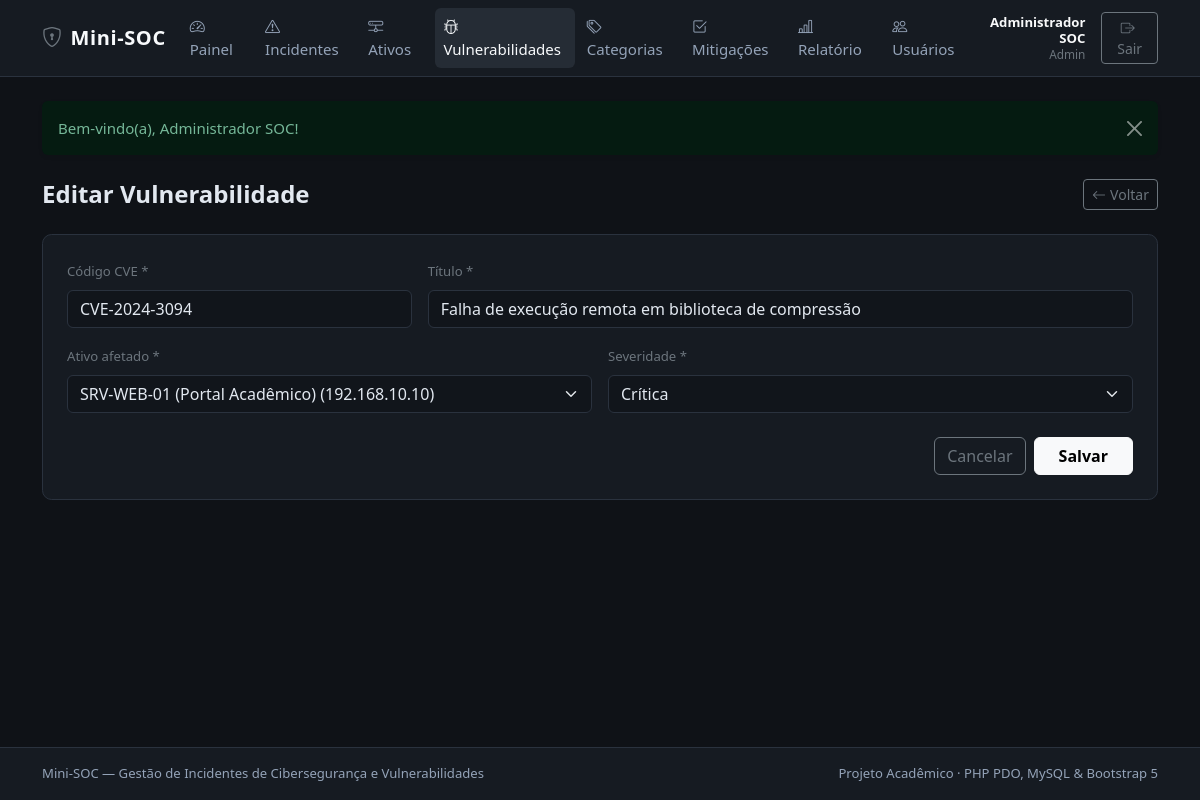
/modules/vulnerabilidades/form.php?id=1 (signed in), run on the app's committed database.
### tables this page shows
CREATE TABLE IF NOT EXISTS vulnerabilidades (
    id INT AUTO_INCREMENT PRIMARY KEY,
    codigo_cve VARCHAR(30) NOT NULL,
    titulo VARCHAR(150) NOT NULL,
    severidade ENUM('Baixa', 'Media', 'Alta', 'Critica') NOT NULL DEFAULT 'Media',
    ativo_id INT NOT NULL,
    CONSTRAINT fk_vulnerabilidades_ativo
        FOREIGN KEY (ativo_id) REFERENCES ativos(id)
        ON DELETE RESTRICT
        ON UPDATE CASCADE
);

CREATE TABLE IF NOT EXISTS ativos (
    id INT AUTO_INCREMENT PRIMARY KEY,
    nome VARCHAR(100) NOT NULL,
    tipo VARCHAR(60) NOT NULL,
    endereco_ip VARCHAR(45) NOT NULL,
    criticidade ENUM('Baixa', 'Media', 'Alta', 'Critica') NOT NULL DEFAULT 'Media'
);

### modules/vulnerabilidades/form.php (the view, shortened to what this page needs)
<?php
require_once __DIR__ . '/../../config/auth.php';
$pdo = conectar_banco();
$id = isset($_GET['id']) ? (int) $_GET['id'] : 0;
$editando = ($id > 0);
$severidades = ['Baixa', 'Media', 'Alta', 'Critica'];
$ativos = $pdo->query('SELECT id, nome, endereco_ip FROM ativos ORDER BY nome ASC')->fetchAll();
$dados = [
    'codigo_cve' => '',
    'titulo'     => '',
    'severidade' => 'Media',
    'ativo_id'   => '',
];
if ($editando) {
    $stmt = $pdo->prepare('SELECT * FROM vulnerabilidades WHERE id = :id');
    $stmt->execute([':id' => $id]);
    $registro = $stmt->fetch();
    $dados = [
        'codigo_cve' => $registro['codigo_cve'],
        'titulo'     => $registro['titulo'],
        'severidade' => $registro['severidade'],
        'ativo_id'   => (string) $registro['ativo_id'],
    ];
}
$tituloPagina = $editando ? 'Editar Vulnerabilidade' : 'Nova Vulnerabilidade';
require_once __DIR__ . '/../../includes/header.php';
?>
<div class="d-flex justify-content-between align-items-center mb-4">
    <h1 class="h4 fw-semibold mb-0"><?= e($tituloPagina) ?></h1>
    <a href="<?= e(base_url('modules/vulnerabilidades/index.php')) ?>" class="btn btn-outline-secondary btn-sm">
        <i class="bi bi-arrow-left me-1"></i>Voltar
    </a>
</div>
<div class="card soc-card">
    <div class="card-body p-4">
        <form method="post" action="" class="row g-3">
            <div class="col-md-4">
                <label for="codigo_cve" class="form-label small text-secondary">Código CVE *</label>
                <input type="text" class="form-control" id="codigo_cve" name="codigo_cve" value="<?= e($dados['codigo_cve']) ?>" placeholder="Ex.: CVE-2024-3094" required>
            </div>
            <div class="col-md-8">
                <label for="titulo" class="form-label small text-secondary">Título *</label>
                <input type="text" class="form-control" id="titulo" name="titulo" value="<?= e($dados['titulo']) ?>" required>
            </div>
            <div class="col-md-6">
                <label for="ativo_id" class="form-label small text-secondary">Ativo afetado *</label>
                <select class="form-select" id="ativo_id" name="ativo_id" required>
                    <?php foreach ($ativos as $ativo): ?>
                        <option value="<?= (int) $ativo['id'] ?>" <?= $dados['ativo_id'] === (string) $ativo['id'] ? 'selected' : '' ?>>
                            <?= e($ativo['nome']) ?> (<?= e($ativo['endereco_ip']) ?>)
                        </option>
                    <?php endforeach; ?>
                </select>
            </div>
            <div class="col-md-6">
                <label for="severidade" class="form-label small text-secondary">Severidade *</label>
                <select class="form-select" id="severidade" name="severidade" required>
                    <?php foreach ($severidades as $sev): ?>
                        <option value="<?= e($sev) ?>" <?= $dados['severidade'] === $sev ? 'selected' : '' ?>>
                            <?= e(rotulo_severidade($sev)) ?>
                        </option>
                    <?php endforeach; ?>
                </select>
            </div>
            <div class="col-12 d-flex justify-content-end gap-2 pt-2">
                <a href="<?= e(base_url('modules/vulnerabilidades/index.php')) ?>" class="btn btn-outline-secondary">Cancelar</a>
                <button type="submit" class="btn btn-light fw-semibold px-4">Salvar</button>
            </div>
        </form>
    </div>
</div>
<?php require_once __DIR__ . '/../../includes/footer.php'; ?>

### assets/css/style.css (style rules this page uses)
:root { --soc-bg: #0f1217; --soc-surface: #161b22; --soc-surface-elevated: #1c222b; --soc-border: #2a323e; --soc-text: #e2e8f0; --soc-muted: #94a3b8; --soc-accent: #64748b; }
body { background-color: var(--soc-bg); color: var(--soc-text); min-height: 100vh; display: flex; flex-direction: column; font-size: 0.94rem; }
.soc-card { background-color: var(--soc-surface); border: 1px solid var(--soc-border); border-radius: 0.6rem; }
.form-control, .form-select { background-color: #11151b; border-color: var(--soc-border); color: var(--soc-text); }

### data on the page
vulnerabilidades: codigo_cve "CVE-2024-3094", titulo "Falha de execução remota em biblioteca de compressão", ativo_id "SRV-WEB-01 (Portal Acadêmico) (192.168.10.10)"

### other printed values
$usuario['nome'] "Administrador SOC"
$usuario['perfil'] "Admin"
$mensagem "Bem-vindo(a), Administrador SOC!"
$tituloPagina "Editar Vulnerabilidade"
form field severidade "Crítica"
